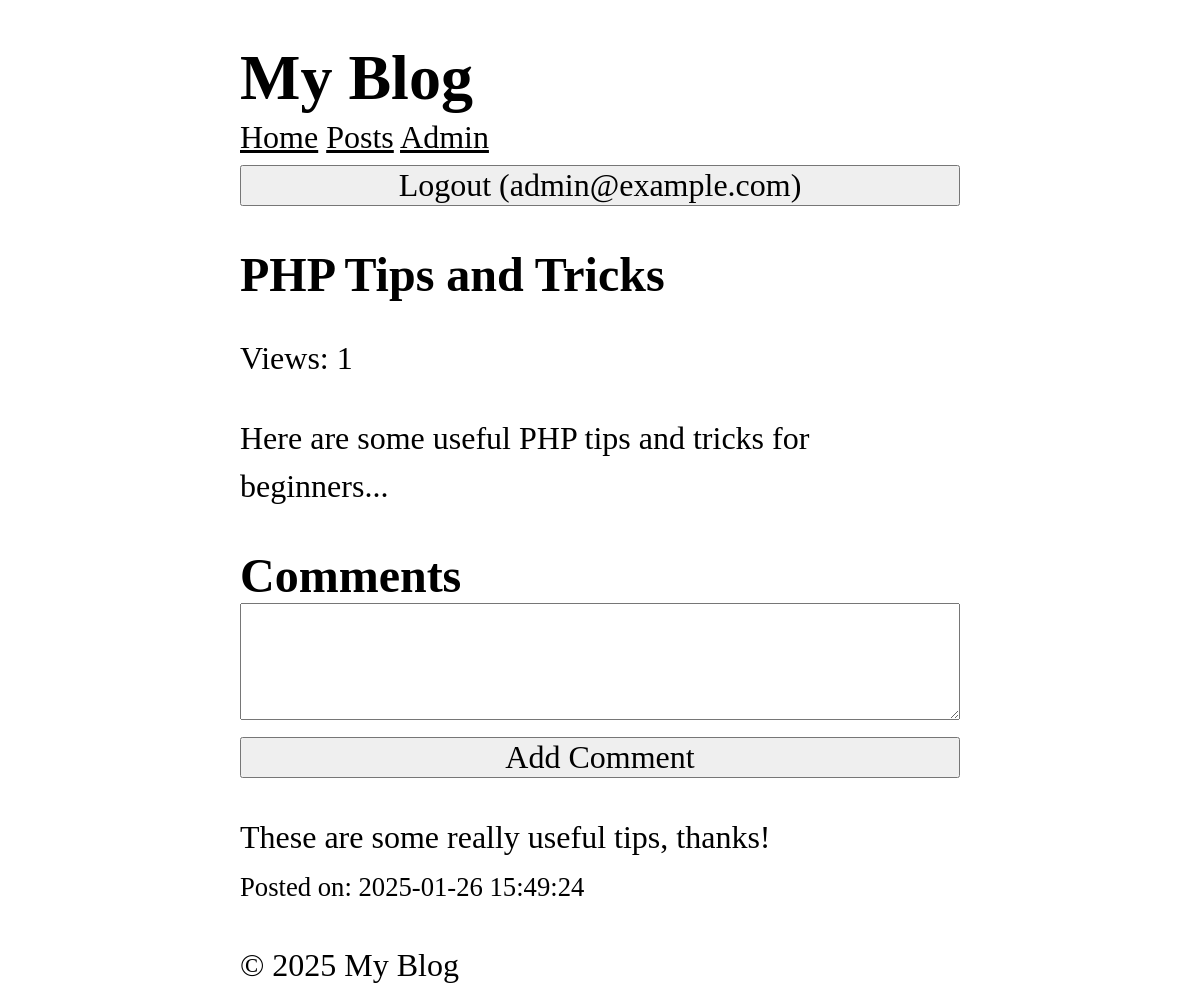
/posts/2 (signed in), run on the app's committed database.
### tables this page shows
CREATE TABLE users (
  id INTEGER PRIMARY KEY AUTOINCREMENT,
  name TEXT NOT NULL,
  email TEXT UNIQUE NOT NULL,
  password TEXT NOT NULL,
  role TEXT NOT NULL DEFAULT 'user',
  created_at DATETIME DEFAULT CURRENT_TIMESTAMP
);

CREATE TABLE posts (
  id INTEGER PRIMARY KEY AUTOINCREMENT,
  title TEXT NOT NULL,
  content TEXT NOT NULL,
  views INTEGER DEFAULT 0,
  user_id INTEGER NOT NULL,
  created_at DATETIME DEFAULT CURRENT_TIMESTAMP,
  FOREIGN KEY (user_id) REFERENCES users (id)
);

CREATE TABLE comments (
  id INTEGER PRIMARY KEY AUTOINCREMENT,
  content TEXT NOT NULL,
  user_id INTEGER NOT NULL,
  post_id INTEGER NOT NULL,
  created_at DATETIME DEFAULT CURRENT_TIMESTAMP,
  FOREIGN KEY (user_id) REFERENCES users (id),
  FOREIGN KEY (post_id) REFERENCES posts (id)
);

### core/View.php (called while the page is built, shortened)
<?php
class View
{
  protected static $globals = [];
  public static function share(string $key, mixed $value): void
  {
    static::$globals[$key] = $value;
  }
  public static function render(string $template, array $data = [], string $layout = null): string
  {
    $data = [...static::$globals, ...$data];
    $content = static::renderTemplate(
      $template,
      $data
    );
    return static::renderLayout($layout, $data, $content);
  }
  protected static function renderTemplate(string $template, array $data): string
  {
    extract($data);
    $path = dirname(__DIR__) . "/app/Views/$template.php";
    require $path;
    return ob_get_clean();
  }
  protected static function renderLayout(?string $template, array $data, string $content): string
  {
    extract([...$data, 'content' => $content]);
    $path = dirname(__DIR__) . "/app/Views/$template.php";
    require $path;
    return ob_get_clean();
  }
}

### app/Controllers/PostController.php (called while the page is built, shortened)
<?php
class PostController {
  public function show($id) {
    $post = Post::find($id);
    $comments = Comment::forPost($id);
    return View::render(
      template: 'post/show',
      layout: 'layouts/main',
      data: ['post' => $post, 'comments' => $comments]
    );
  }
}

### core/Router.php (called while the page is built, shortened)
<?php
class Router
{
  protected array $routes = [];
  protected array $globalMiddleware = [];
  protected array $routeMiddleware = [];
  public function add(string $method, string $uri, string $controller, array $middlewares = []): void
  {
    $this->routes[] = [
      'method' => $method,
      'uri' => $uri,
      'controller' => $controller,
      'middlewares' => $middlewares
    ];
  }
  public function addGlobalMiddleware(string $middleware): void
  {
    $this->globalMiddleware[] = $middleware;
  }
  public function addRouteMiddleware(string $name, string $middleware): void
  {
    $this->routeMiddleware[$name] = $middleware;
  }
  public function dispatch(string $uri, string $method): string
  {
    $route = $this->findRoute($uri, $method);
    $middlewares = [...$this->globalMiddleware, ...array_map(fn($name) => $this->routeMiddleware[$name], $route['middlewares'])];
    return $this->runMiddleware($middlewares, function () use ($route) {
      [$controller, $action] = explode('@', $route['controller']);
      return $this->callAction($controller, $action, $route['params']);
    });
  }
  protected function runMiddleware(array $middlewares, callable $target): mixed
  {
    $next = $target;
    foreach (array_reverse($middlewares) as $middleware) {
      $next = function () use ($middleware, $next) {
        error_log("Middleware running $middleware");
        return (new $middleware)->handle($next);
      };
    }
    return $next();
  }
  protected function findRoute(string $uri, string $method): ?array
  {
    foreach ($this->routes as $route) {
      $params = $this->matchRoute($route['uri'], $uri);
      if ($params !== null && $route['method'] === $method) {
        return [...$route, 'params' => $params];
      }
    }
    return null;
  }
  protected function matchRoute(string $routeUri, string $requestUri): ?array
  {
    $routeSegments = explode('/', trim($routeUri, '/'));
    $requestSegments = explode('/', trim($requestUri, '/'));
    if (count($routeSegments) !== count($requestSegments)) {
      return null;
    }
    $params = [];
    foreach ($routeSegments as $index => $routeSegment) {
      if (str_starts_with($routeSegment, '{') && str_ends_with($routeSegment, '}')) {
        $params[trim($routeSegment, '{}')] = $requestSegments[$index];
      } elseif ($routeSegment !== $requestSegments[$index]) {
        return null;
      }
    }
    return $params;
  }
  protected function callAction(string $controller, string $action, array $params): string
  {
    return (new $controllerClass)->$action(...$params);
  }
}

### app/Middlewares/CSRF.php (called while the page is built, shortened)
<?php
class CSRF implements Middleware
{
  public function handle(callable $next)
  {
    return $next();
  }
}

### app/Middlewares/View.php (called while the page is built, shortened)
<?php
class View implements Middleware
{
  public function handle(callable $next)
  {
    CoreView::share('user', Auth::user());
    return $next();
  }
}

### core/App.php (called while the page is built, shortened)
<?php
class App {
  protected static $container = [];
  public static function bind(string $key, mixed $value): void {
    static::$container[$key] = $value;
  }
  public static function get(string $key): mixed {
    return static::$container[$key];
  }
}

### core/Model.php (called while the page is built, shortened)
<?php
abstract class Model
{
  protected static string $table;
  public static function find(mixed $id): ?static
  {
    $db = App::get('database');
    return $db->fetch("SELECT * FROM " . static::$table . " WHERE id = ?", [$id], static::class);
  }
}

### core/Database.php (called while the page is built, shortened)
<?php
class Database
{
  protected $pdo;
  public function __construct(array $config)
  {
    try {
      $dsn = $this->createDsn($config);
      $username = $config['username'] ?? null;
      $password = $config['password'] ?? null;
      $options = $config['options'] ?? null;
      $this->pdo = new PDO($dsn, $username, $password, $options);
      $this->pdo->setAttribute(PDO::ATTR_ERRMODE, PDO::ERRMODE_EXCEPTION);
    } catch (PDOException $e) {
      throw new Exception("Could not connect to the database");
    }
  }
  protected function createDsn(array $config): string
  {
    $driver = $config['driver'];
    $dbname = $config['dbname'];
    return match ($driver) {
      'sqlite' => "sqlite:$dbname",
      default => throw new Exception("Unsupported database driver: $driver")
    };
  }
  public function query(string $sql, array $params = []): PDOStatement
  {
    $stmt = $this->pdo->prepare($sql);
    $stmt->execute($params);
    return $stmt;
  }
  public function fetchAll(string $sql, array $params = [], ?string $className = null): array
  {
    $stmt = $this->query($sql, $params);
    if ($className) {
      $results = $stmt->fetchAll(PDO::FETCH_ASSOC);
      return array_map(function ($row) use ($className) {
        $object = new $className();
        foreach ($row as $key => $value) {
          if (property_exists($object, $key)) {
            $object->$key = $value;
          }
        }
        return $object;
      }, $results);
    }
    return $stmt->fetchAll(PDO::FETCH_ASSOC);
  }
  public function fetch(string $sql, array $params = [], ?string $className = null): mixed
  {
    $stmt = $this->query($sql, $params);
    if ($className) {
      $result = $stmt->fetch(PDO::FETCH_ASSOC);
      if ($result) {
        $object = new $className();
        foreach ($result as $key => $value) {
          if (property_exists($object, $key)) {
            $object->$key = $value;
          }
        }
        return $object;
      }
      return null;
    }
    return $stmt->fetch(PDO::FETCH_ASSOC);
  }
}

### app/Models/Comment.php (called while the page is built, shortened)
<?php
class Comment extends Model
{
  public static function forPost($postId): array
  {
    $db = App::get('database');
    return $db->fetchAll(
      "SELECT * FROM comments WHERE post_id = ? ORDER BY created_at DESC",
      [$postId],
      static::class
    );
  }
}

### app/Services/Auth.php (called while the page is built, shortened)
<?php
class Auth
{
  protected static $user = null;
  public static function user(): ?User
  {
    if (static::$user === null) {
      $userId = $_SESSION['user_id'] ?? null;
      static::$user = $userId
        ? User::find($userId)
        : RememberMe::user();
    }
    return static::$user;
  }
}

### app/Views/post/show.php (the view, shortened to what this page needs)
<article>
  <h1><?= htmlspecialchars($post->title) ?></h1>
  <p>Views: <?= $post->views ?></p>
  <p>
    <?= nl2br(htmlspecialchars($post->content)) ?>
  </p>
</article>
<section>
  <h2 id="comments">Comments</h2>
  <?php if ($user): ?>
    <form action="/posts/<?= $post->id ?>/comments" method="POST">
      <textarea name="content" required rows="3"></textarea>
      <button type="submit">Add Comment</button>
    </form>
  <?php else: ?>
    <p>
      <a href="/login">Login to comment.</a>
    </p>
  <?php endif ?>
  <?php foreach ($comments as $comment): ?>
    <div>
      <p>
        <?= nl2br(htmlspecialchars($comment->content)) ?>
      </p>
      <small>Posted on: <?= $comment->created_at ?></small>
    </div>
  <?php endforeach ?>
</section>

### app/Views/layouts/main.php (shortened to what this page needs)
<!DOCTYPE html>
<html lang="en">
<head>
  <link rel="stylesheet" href="/style.css" />
</head>
<body>
  <header>
    <h1>My Blog</h1>
  </header>
  <nav>
    <a href="/">Home</a>
    <a href="/posts">Posts</a>
    <?php if ($user): ?>
      <a href="/admin/dashboard">Admin</a>
      <form action="/logout" method="POST">
        <button>Logout (<?= $user->email ?>)</button>
      </form>
    <?php else: ?>
      <a href="/login">Login</a>
    <?php endif ?>
  </nav>
  <main>
    <?= $content ?>
  </main>
  <footer>
    <p>&copy; <?= date('Y') ?> My Blog</p>
  </footer>
</body>
</html>

### public/style.css (style rules this page uses)
*, *::before, *::after { box-sizing: border-box; }
html { -moz-text-size-adjust: none; -webkit-text-size-adjust: none; text-size-adjust: none; }
body, h1, h2, h3, h4, p, figure, blockquote, dl, dd { margin-block-end: 0; }
body { min-height: 100vh; line-height: 1.5; max-width: 60%; margin-left: auto; margin-right: auto; font-size: 2em; font-family: Cambria, Cochin, Georgia, Times, "Times New Roman", serif; }
h1, h2, h3, h4, button, input, label { line-height: 1.1; }
h1, h2, h3, h4 { text-wrap: balance; }
a:not([class]) { text-decoration-skip-ink: auto; color: currentColor; }
input, button, textarea, select { font-family: inherit; font-size: inherit; width: 100%; }

### data on the page
users: email "admin@example.com"
posts: title "PHP Tips and Tricks", views "1", content "Here are some useful PHP tips and tricks for beginners..."
comments: content "These are some really useful tips, thanks!", created_at "2025-01-26 15:49:24"
